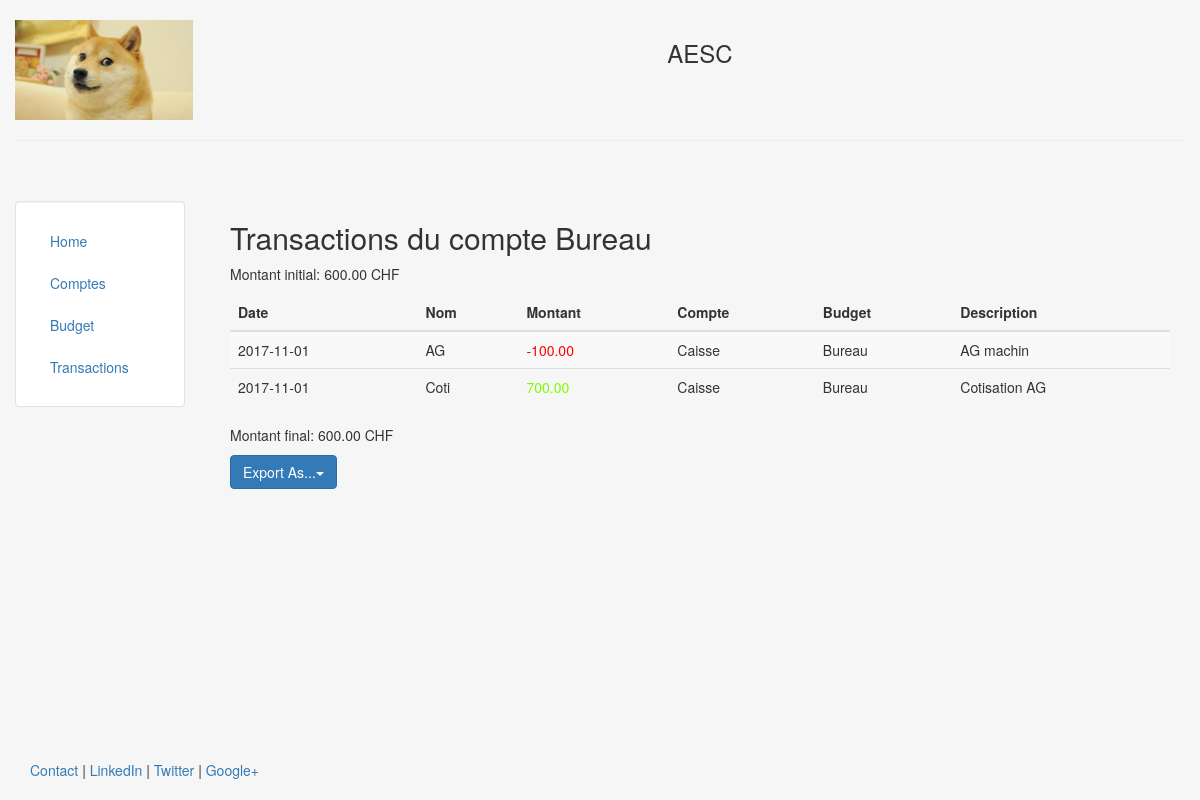
The app's page /budget/3, older data.
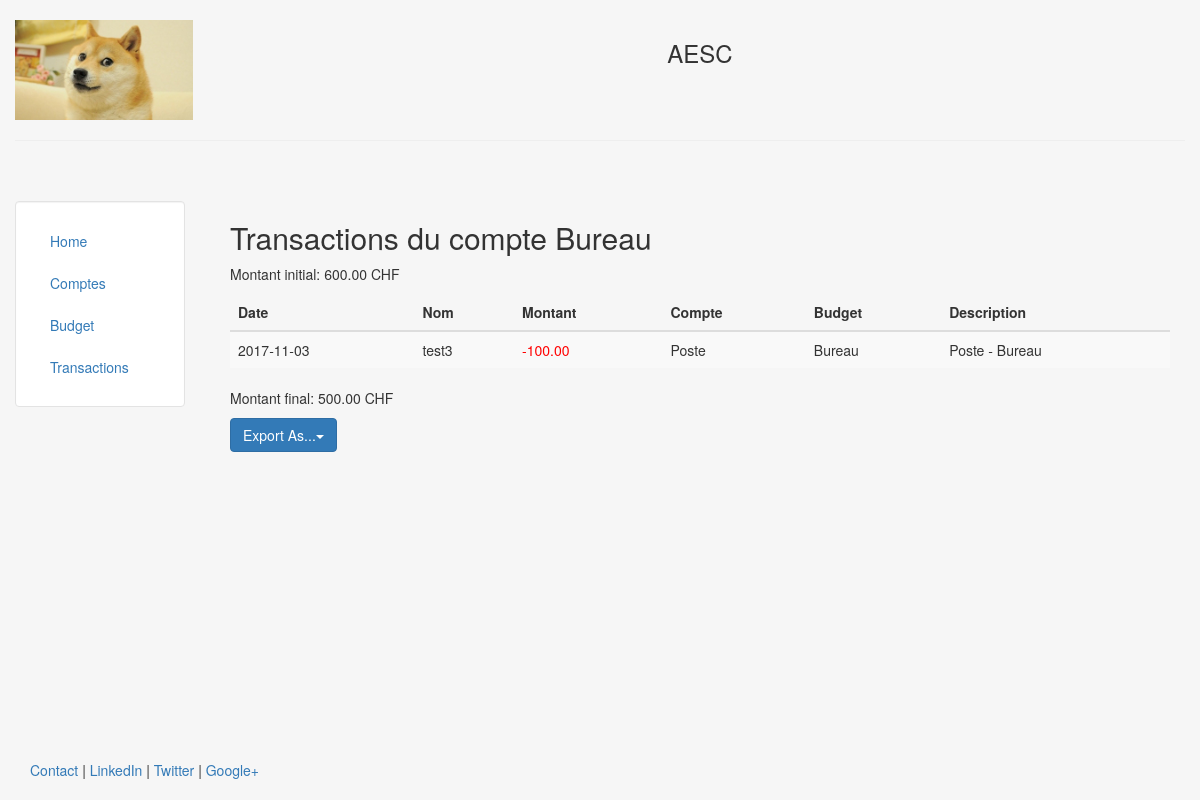
The same page, newer data.
### compta/models.py (models this page shows, shortened)
class Transaction(models.Model):
    nom = models.CharField(max_length=140)
    somme = models.DecimalField(max_digits=11, decimal_places=2)
    compte = models.ForeignKey(Compte, on_delete=models.CASCADE)
    budget = models.ForeignKey(Budget, on_delete=models.CASCADE, blank=True, null=True)
    date = models.DateField()
    date_traitement = models.DateField(default=datetime.now)
    description = models.TextField()

class Compte(models.Model):
    nom = models.CharField(max_length = 140)
    somme_depart = models.DecimalField( max_digits=11, decimal_places=2)
    somme_actuelle = models.DecimalField(max_digits=11, decimal_places=2)
    def __str__(self):
        return self.nom

class Budget(models.Model):
    nom = models.CharField(max_length = 140)
    somme_depart = models.DecimalField(max_digits=11, decimal_places=2)
    somme_actuelle = models.DecimalField(max_digits=11, decimal_places=2)
    def __str__(self):
        return self.nom

### compta/views.py (the view)
# urls.py: url(r'^budget/(?P<pk>\d+)$', views.detail_budget),
def detail_budget(request, pk):
    try:
        budget = Budget.objects.get(pk=pk)
        transac = Transaction.objects.filter(budget=pk)
    except:
        raise Http404("Le Budget spécifié n'existe pas!")
    return render(request, "compta/detail_budget.html", {'budget': budget, 'transac':transac})

### templates/compta/detail_budget.html
{% extends "compta/header.html" %}
{% block content %}
    <h2>Transactions du compte {{ budget.nom }}</h2>
    <p>Montant initial: {{ budget.somme_depart }} CHF</p>
        <table class="table table-striped">
            <thead>
              <tr>
                <th>Date</th>
                <th>Nom</th>
                <th>Montant</th>
                <th>Compte</th>
                <th>Budget</th>
                <th>Description</th>
              </tr>
            </thead>
            <tbody>
                {% for c in transac %}
                    <tr>
                        <td>{{ c.date|date:"Y-m-d" }}</td>
                        <td>{{ c.nom }}</td>
                        <td>
                            {% if  c.somme > 0 %}
                                <font color="lawngreen">{{c.somme}}</font>
                            {% else %}
                                <font color="red">{{c.somme}}</font>
                            {% endif %}
                        </td>
                        <td>{{ c.compte }}</td>
                        <td>{{ c.budget }}</td>
                        <td>{{ c.description }}</td>
                    </tr>
                {% endfor %}
            </tbody>
        </table>
    <p>Montant final: {{ budget.somme_actuelle }} CHF</p>
    {% include 'compta/includes/export_snippet.html' %}
{% endblock %}

Row changes from the older to the newer data that the page shows:
removed Transaction: date "2017-11-01", nom "AG", somme "-100.00", compte "Caisse", budget "Bureau", description "AG machin"
removed Transaction: date "2017-11-01", nom "Coti", somme "700.00", compte "Caisse", budget "Bureau", description "Cotisation AG"
changed Budget "Bureau": somme_actuelle "600.00" → "500.00"
added Transaction: date "2017-11-03", nom "test3", somme "-100.00", compte "Poste", budget "Bureau", description "Poste - Bureau"
